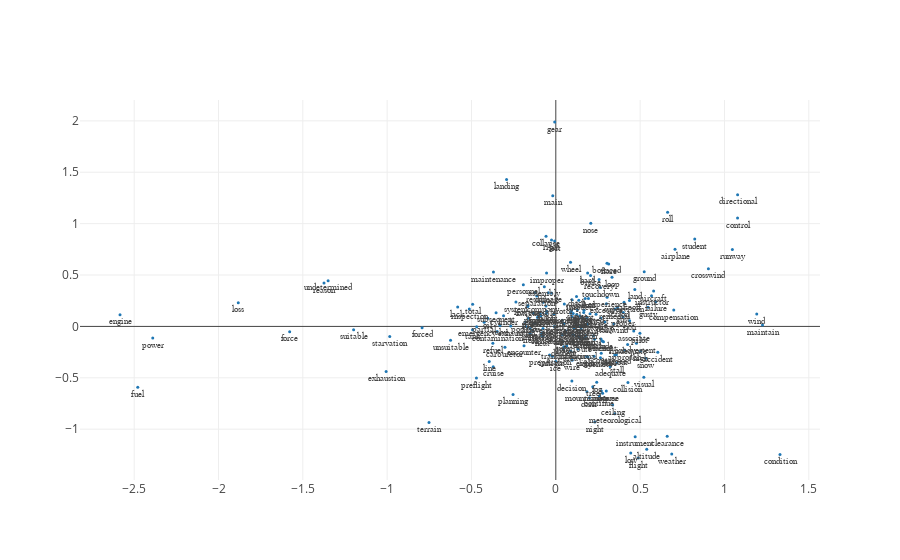

Source (notebook cell):
### Code cell
plot_lsa2D(-1*tls[:,1], tls[:,2], ord_terms)

### Figure 1 — Plotly figure (JSON) as saved in the notebook; plotly's stock layout.template omitted (floating-point values rounded to 4 significant figures; data arrays with more than 128 entries replaced by an {"elided": "..."} marker saying what was removed)
{"data": [{"marker": {"size": 3}, "mode": "markers+text", "name": "Markers and Text", "text": {"elided": "201 str values"}, "textfont": {"family": "sans serif", "size": 9}, "textposition": "bottom center", "type": "scatter", "x": {"elided": "201 float values"}, "y": {"elided": "201 float values"}}], "layout": {"autosize": true, "xaxis": {"autorange": true, "range": [-2.835, 1.58], "type": "linear"}, "yaxis": {"autorange": true, "range": [-1.482, 2.19], "type": "linear"}}}
